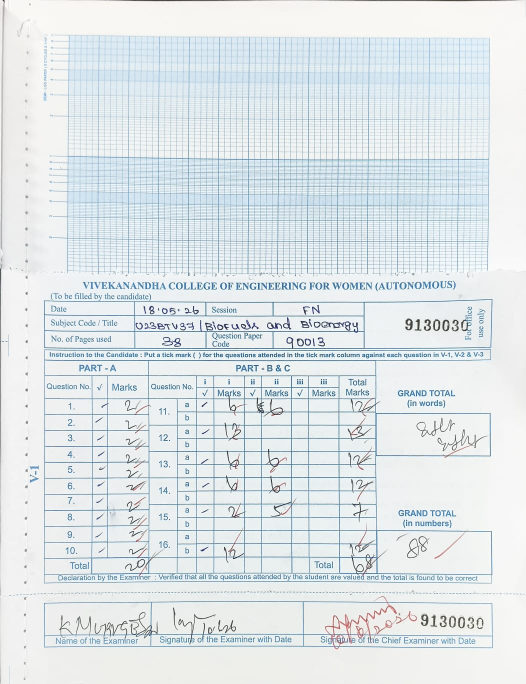
#> input picture assets/sample-mark-sheets/MarkSheet.jpeg, 1052 x 1368 px (shown at 1/2 size)
$ python -i table_detection.py   (imports and definitions only)
#> lines starting #> are read from the running program, lines starting #| are printed output that depends on the picture; after the words box and inside, x2 and y2 are one past the last pixel; in counts of white or black regions, pixels touching at a corner belong together
from __future__ import annotations

from dataclasses import dataclass
from typing import cast

import cv2
import numpy as np

from app.services.preprocessing import ImageArray


@dataclass(frozen=True, slots=True)
class TableDetection:
    detected: bool
    x: int = 0
    y: int = 0
    width: int = 0
    height: int = 0
    horizontal_lines: int = 0
    vertical_lines: int = 0
    confidence: float = 0.0
    row_boundaries: tuple[int, ...] = ()
    column_boundaries: tuple[int, ...] = ()


class MarksTableDetector:
    """Find a ruled marks table without depending on input pixel dimensions."""

    def detect(self, image: ImageArray) -> TableDetection:
        gray = image if image.ndim == 2 else cv2.cvtColor(image, cv2.COLOR_BGR2GRAY)
        binary = cv2.adaptiveThreshold(
            gray, 255, cv2.ADAPTIVE_THRESH_GAUSSIAN_C, cv2.THRESH_BINARY_INV, 31, 12
        )
        height, width = gray.shape
        horizontal = cv2.morphologyEx(
            binary,
            cv2.MORPH_OPEN,
            cv2.getStructuringElement(cv2.MORPH_RECT, (max(20, width // 18), 1)),
        )
        vertical = cv2.morphologyEx(
            binary,
            cv2.MORPH_OPEN,
            cv2.getStructuringElement(cv2.MORPH_RECT, (1, max(20, height // 25))),
        )
        grid = cv2.bitwise_or(horizontal, vertical)
        contours, _ = cv2.findContours(grid, cv2.RETR_EXTERNAL, cv2.CHAIN_APPROX_SIMPLE)
        candidates: list[tuple[int, int, int, int]] = []
        for contour in contours:
            x, y, box_width, box_height = cv2.boundingRect(contour)
            area_ratio = box_width * box_height / (width * height)
            if area_ratio >= 0.08 and box_width >= width * 0.35 and box_height >= height * 0.12:
                candidates.append((x, y, box_width, box_height))
        if not candidates:
            return TableDetection(False)
        x, y, box_width, box_height = max(candidates, key=lambda box: box[2] * box[3])
        roi_h = cast(ImageArray, horizontal[y : y + box_height, x : x + box_width])
        roi_v = cast(ImageArray, vertical[y : y + box_height, x : x + box_width])
        # axis=1 on the horizontal-line mask projects along columns, giving the
        # y-position of each row-separating rule line; axis=0 on the vertical-line
        # mask projects along rows, giving the x-position of each column separator.
        row_boundaries = [y + p for p in self._line_positions(roi_h, axis=1)]
        column_boundaries = [x + p for p in self._line_positions(roi_v, axis=0)]
        horizontal_count = len(row_boundaries)
        vertical_count = len(column_boundaries)
        confidence = min(1.0, (horizontal_count / 8 + vertical_count / 6) / 2)
        detected = horizontal_count >= 4 and vertical_count >= 3
        return TableDetection(
            detected,
            x,
            y,
            box_width,
            box_height,
            horizontal_count,
            vertical_count,
            confidence,
            row_boundaries=tuple(row_boundaries),
            column_boundaries=tuple(column_boundaries),
        )

    @staticmethod
    def _line_positions(mask: ImageArray, axis: int) -> list[int]:
        """Center pixel index (relative to `mask`) of each contiguous rule-line band."""
        projection = np.count_nonzero(mask, axis=axis)
        threshold = mask.shape[axis] * 0.35
        active = projection >= threshold
        positions: list[int] = []
        start: int | None = None
        for index, is_active in enumerate(active):
            if is_active and start is None:
                start = index
            elif not is_active and start is not None:
                positions.append((start + index - 1) // 2)
                start = None
        if start is not None:
            positions.append((start + len(active) - 1) // 2)
        return positions

>>> import cv2
>>> picture = cv2.imread('../../../assets/sample-mark-sheets/MarkSheet.jpeg')
#> picture is the input picture: shape (1368, 1052, 3); mean B, G, R 233.5, 230.5, 223.5
>>> result = MarksTableDetector().detect(picture)
#> in detect, `binary = cv2.adaptiveThreshold( gray, 255, cv2.ADAPTIVE_THRESH_GAUSSIA..`:
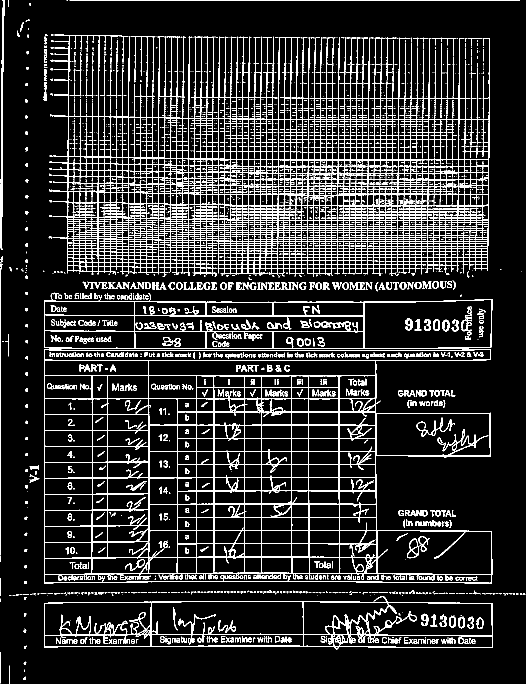
#> binary: shape (1368, 1052) (shown at 1/2 size); 12.3% white in thin lines or dots
#> in detect, `horizontal = cv2.morphologyEx( binary, cv2.MORPH_OPEN, cv2.getStructur..`:
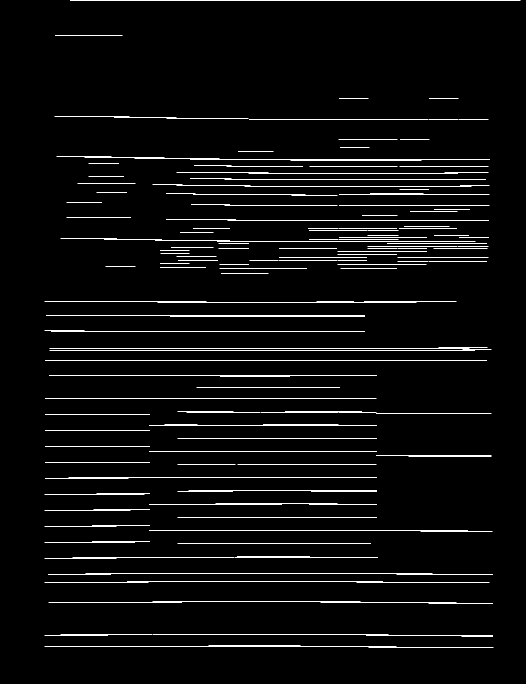
#> horizontal: shape (1368, 1052) (shown at 1/2 size); 3% white in thin lines or dots, all inside (x1, y1, x2, y2) = (89, 0, 1041, 1296)
#> in detect, `vertical = cv2.morphologyEx( binary, cv2.MORPH_OPEN, cv2.getStructurin..`:
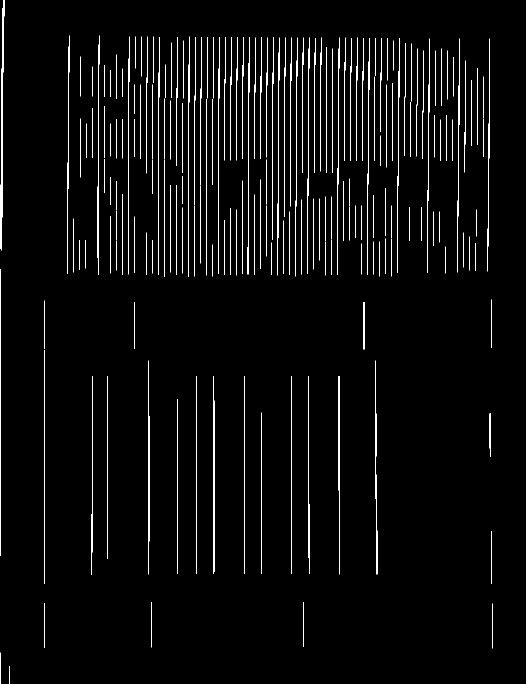
#> vertical: shape (1368, 1052) (shown at 1/2 size); 2.8% white in thin lines or dots
#> in detect, `grid = cv2.bitwise_or(horizontal, vertical)`:
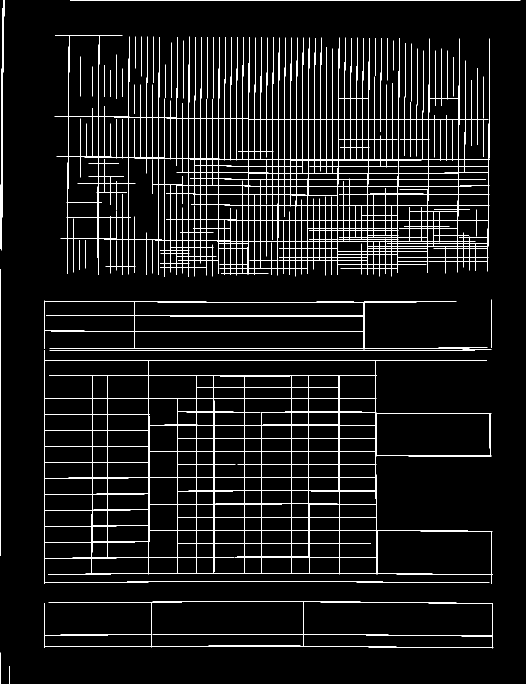
#> grid: shape (1368, 1052) (shown at 1/2 size); 5.7% white in thin lines or dots
#> in detect, `contours, _ = cv2.findContours(grid, cv2.RETR_EXTERNAL, cv2.CHAIN_APPR..`: contours = 32 contours, 24 with area under 20; largest, box (x1, y1, x2, y2) and area: (88, 700, 986, 1168) 319841, (109, 70, 979, 554) 251222, (88, 1203, 987, 1297) 66202, (88, 601, 975, 699) 53944, (1, 0, 9, 501) 1108, (99, 699, 983, 702) 530, (140, 0, 1041, 2) 245, (982, 599, 984, 696) 36
#> the loop in detect, `for contour in contours:` made 32 passes
#> (contour, x, y, box_width, box_height, area_ratio) on passes 1, 2, 9, 10, 11, 12, 13, 14, 15, 16, 17, 18: ([[18, 1332], [18, 1367]], 18, 1332, 1, 36, 2.5e-05), ([[0, 1305], [0, 1367]], 0, 1305, 1, 63, 4.38e-05), ([[171, 480], [171, 536]], 171, 480, 1, 57, 3.96e-05), ([[159, 480], [159, 539]], 159, 480, 1, 60, 4.17e-05), ([[269, 169], [269, 227]], 269, 169, 1, 59, 4.1e-05), ([[966, 153], [966, 236]], 966, 153, 1, 84, 5.84e-05), ([[221, 140], [221, 193]], 221, 140, 1, 54, 3.75e-05), ([[245, 137], [245, 193]], 245, 137, 1, 57, 3.96e-05), ([[209, 130], [209, 193]], 209, 130, 1, 64, 4.45e-05), ([[330, 129], [330, 195]], 330, 129, 1, 67, 4.66e-05), ([[906, 114], [906, 192]], 906, 114, 1, 79, 5.49e-05), ([[233, 109], [233, 197]], 233, 109, 1, 89, 6.18e-05)
#> after the loop in detect, `for contour in contours:`: candidates = [(88, 700, 898, 468), (109, 70, 870, 484)]
#> in detect, `x, y, box_width, box_height = max(candidates, key=lambda box: box[2] *..`: x = 109; y = 70; box_width = 870; box_height = 484
#> in detect, `roi_h = cast(ImageArray, horizontal[y : y + box_height, x : x + box_wi..`:
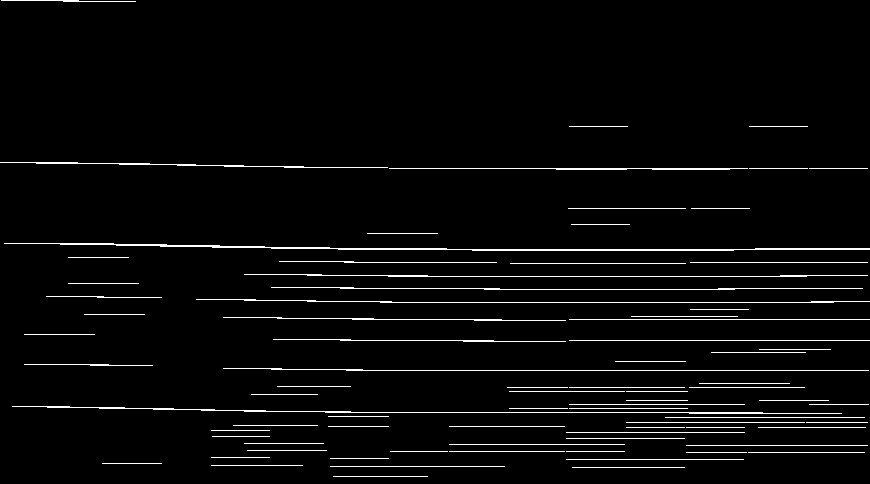
#> roi_h: shape (484, 870); 3.4% white in thin lines or dots
#> in detect, `roi_v = cast(ImageArray, vertical[y : y + box_height, x : x + box_widt..`:
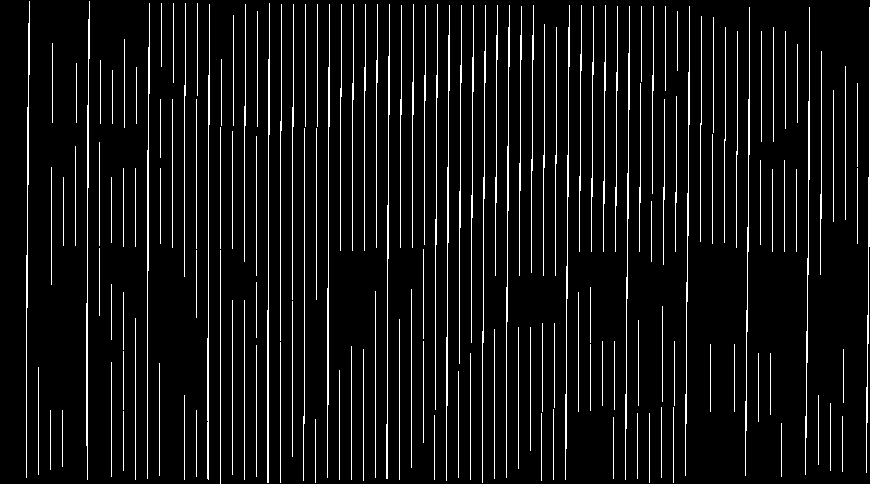
#> roi_v: shape (484, 870); 7% white in thin lines or dots
#> in _line_positions, `projection = np.count_nonzero(mask, axis=axis)`: projection = 484 values, max 532 at index 249, min 0 at index 2, mean 29.76
#> after the loop in _line_positions, `for index, is_active in enumerate(active):`: positions = [168, 249, 262, 276, 288, 302, 319, 340, 370, 412]
#> in detect, `row_boundaries = [y + p for p in self._line_positions(roi_h, axis=1)]`: row_boundaries = [238, 319, 332, 346, 358, 372, 389, 410, 440, 482]
#> the loop in _line_positions (call 2), `for index, is_active in enumerate(active):` made 870 passes
#> in detect, `column_boundaries = [x + p for p in self._line_positions(roi_v, axis=0)]`: column_boundaries = 33 values from 135 to 978
#> in detect, `horizontal_count = len(row_boundaries)`: horizontal_count = 10
#> in detect, `vertical_count = len(column_boundaries)`: vertical_count = 33
#> in detect, `confidence = min(1.0, (horizontal_count / 8 + vertical_count / 6) / 2)`: confidence = 1
#> in detect, `detected = horizontal_count >= 4 and vertical_count >= 3`: detected = True
